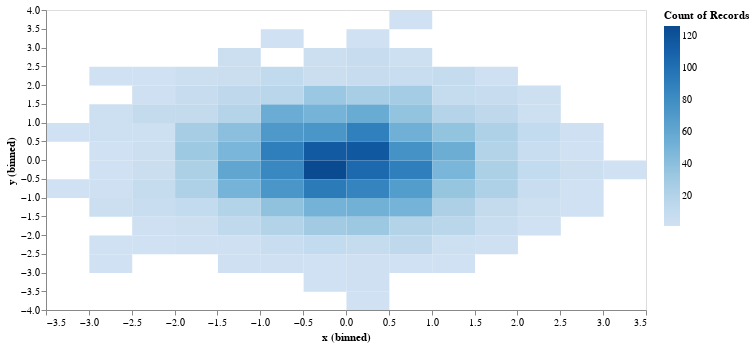

Notebook code cell kept with this figure:
### Code cell
# 2D density plot
alt.Chart(df).mark_rect().encode(
    alt.X("x:Q", bin=alt.Bin(maxbins=30)),
    alt.Y("y:Q", bin=alt.Bin(maxbins=30)),
    alt.Color("count()", scale=alt.Scale(scheme="blues")),
).properties(width=600, height=300)

### Figure 1 — Vega-Lite specification as saved in the notebook (floating-point values rounded to 4 significant figures; data arrays with more than 128 entries replaced by an {"elided": "..."} marker saying what was removed)
{"config": {"view": {"continuousWidth": 300, "continuousHeight": 300}}, "data": {"name": "data-b23235f3ee8191f6b7fba587323faaeb"}, "mark": {"type": "rect"}, "encoding": {"color": {"aggregate": "count", "scale": {"scheme": "blues"}, "type": "quantitative"}, "x": {"bin": {"maxbins": 30}, "field": "x", "type": "quantitative"}, "y": {"bin": {"maxbins": 30}, "field": "y", "type": "quantitative"}}, "height": 300, "width": 600, "$schema": "https://vega.github.io/schema/vega-lite/v5.8.0.json", "datasets": {"data-b23235f3ee8191f6b7fba587323faaeb": {"elided": "3000 records"}}}
